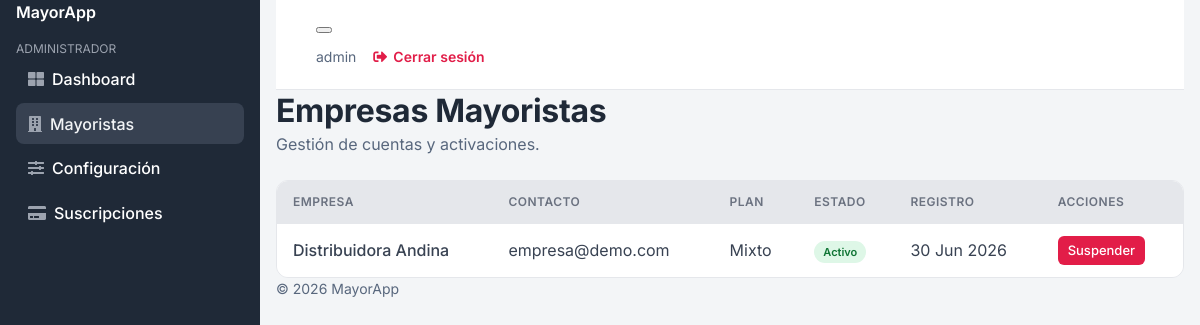
/admin-panel/mayoristas/ (signed in), run on an earlier commit of the app's database.
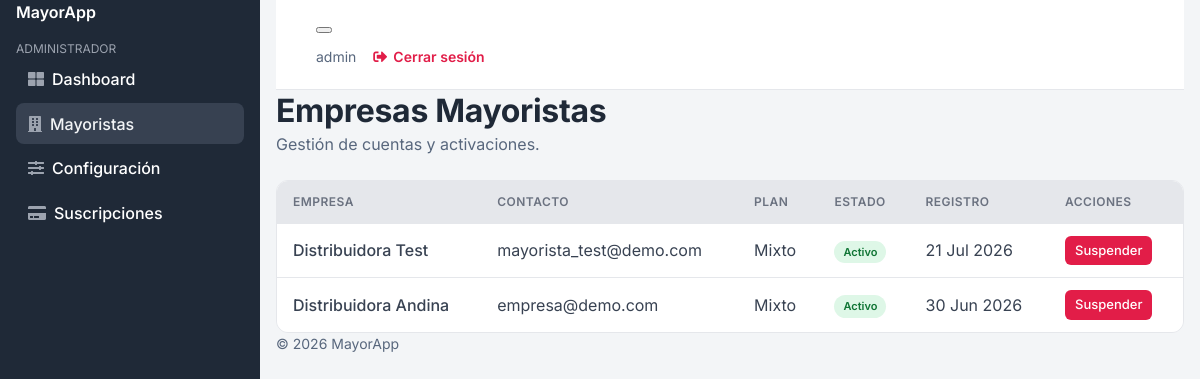
And on a later commit of the database.
### appDjango/models.py (models this page shows, shortened)
class Mayorista(models.Model):
    CATEGORIA_CHOICES = [
        ("bebidas", "Bebidas"),
        ("abarrotes", "Abarrotes"),
        ("lacteos", "Lácteos"),
        ("limpieza", "Limpieza"),
        ("otro", "Otro"),
    ]
    PLAN_CHOICES = [
        ("suscripcion", "Suscripción"),
        ("comision", "Comisión"),
        ("mixto", "Mixto"),
    ]
    ESTADO_CHOICES = [
        ("pendiente_pago", "Pendiente de pago"),
        ("activo", "Activo"),
        ("suspendido", "Suspendido"),
    ]
    cuenta = models.OneToOneField(
        settings.AUTH_USER_MODEL,
        on_delete=models.CASCADE,
        related_name="perfil_mayorista",
    )
    nombre = models.CharField(max_length=255)
    categoria = models.CharField(max_length=20, choices=CATEGORIA_CHOICES)
    logo_url = models.TextField(blank=True, null=True)
    estado = models.CharField(
        max_length=20, choices=ESTADO_CHOICES, default="pendiente_pago"
    )
    plan = models.CharField(max_length=20, choices=PLAN_CHOICES, default="suscripcion")
    tarifa_anual = models.DecimalField(max_digits=10, decimal_places=2, default=0)
    porcentaje_comision = models.DecimalField(max_digits=5, decimal_places=2, default=0)
    fecha_vencimiento = models.DateField(blank=True, null=True)

### appDjango/views.py (the view)
# urls.py: path("admin-panel/mayoristas/", views.admin_mayoristas, name="portal_admin_mayoristas"),
@admin_required
def admin_mayoristas(request):
    mayoristas = Mayorista.objects.order_by("-id")
    return render(request, "admin/mayoristas.html", {"mayoristas": mayoristas})

### appDjango/views.py (called while the page is built)
def admin_required(view_func):
    @wraps(view_func)
    def wrapper(request, *args, **kwargs):
        if not request.user.is_authenticated or not request.user.is_staff:
            return redirect("portal_login_admin")
        return view_func(request, *args, **kwargs)
    return wrapper

### appDjango/templates/admin/mayoristas.html (shortened to what this page needs)
{% extends 'layouts/base.html' %}
{% block content %}
  <div class="mb-4">
    <h1 class="h4 mb-0">Empresas Mayoristas</h1>
    <p class="text-muted mb-0">Gestión de cuentas y activaciones.</p>
  </div>
  <div class="table-card">
    <table>
      <thead>
        <tr><th>Empresa</th><th>Contacto</th><th>Plan</th><th>Estado</th><th>Registro</th><th>Acciones</th></tr>
      </thead>
      <tbody>
        {% for mayorista in mayoristas %}
          <tr>
            <td><strong>{{ mayorista.nombre }}</strong></td>
            <td>{{ mayorista.cuenta.email }}</td>
            <td>{{ mayorista.get_plan_display }}</td>
            <td>
              {% if mayorista.estado == 'activo' %}<span class="portal-badge portal-badge-green">Activo</span>
              {% elif mayorista.estado == 'suspendido' %}<span class="portal-badge portal-badge-red">Suspendido</span>
              {% else %}<span class="portal-badge portal-badge-amber">Pendiente de pago</span>{% endif %}
            </td>
            <td>{{ mayorista.cuenta.date_joined|date:"d M Y" }}</td>
            <td>
              <a href="{% url 'portal_admin_mayorista_toggle' mayorista.id %}" class="action {% if mayorista.estado == 'activo' %}action-delete{% else %}action-view{% endif %}">
                {% if mayorista.estado == 'activo' %}Suspender{% else %}Activar{% endif %}
              </a>
            </td>
          </tr>
        {% empty %}
          <tr><td colspan="6">No hay mayoristas registrados.</td></tr>
        {% endfor %}
      </tbody>
    </table>
  </div>
{% endblock %}

### appDjango/templates/layouts/base.html (shortened to what this page needs)
{% extends "layouts/master.html" %}
{% block body %}
    {% include 'includes/sidebar.html' %}
    <main class="content">
      {% include 'includes/navigation.html' %}
      {% block content %}{% endblock content %}
      {% include 'includes/footer.html' %}
    </main>
{% endblock body %}

### appDjango/templates/layouts/master.html (shortened to what this page needs)
{% load static %}
<!DOCTYPE html>
<html lang="es">
<head>
    <link rel="stylesheet" href="https://cdnjs.cloudflare.com/ajax/libs/font-awesome/5.15.4/css/all.min.css"
 />
    <link type="text/css" href="{% static 'css/style.css' %}" rel="stylesheet">
</head>
<body class="{% block body_class %}{% endblock body_class %}">
    {% block body %}{% endblock body %}
</body>
</html>

### appDjango/templates/includes/sidebar.html (shortened to what this page needs)
{% load static %}
<nav id="sidebarMenu" class="sidebar d-lg-block collapse">
  <div class="sidebar-inner px-3 pt-3">
    <div class="d-flex align-items-center mb-3">
      <a href="{% url 'portal_landing' %}" class="text-white text-decoration-none d-flex align-items-center">
        <span class="fw-bold">MayorApp</span>
      </a>
    </div>
    <ul class="nav flex-column">
      {% if user.is_staff %}
        <li class="sidebar-heading text-secondary">Administrador</li>
        <li class="nav-item {% if request.resolver_match.url_name == 'portal_admin_dashboard' %}active{% endif %}">
          <a href="{% url 'portal_admin_dashboard' %}" class="nav-link"><span class="sidebar-icon"><i class="fas fa-th-large"></i></span>Dashboard</a>
        </li>
        <li class="nav-item {% if 'mayorista' in request.resolver_match.url_name %}active{% endif %}">
          <a href="{% url 'portal_admin_mayoristas' %}" class="nav-link"><span class="sidebar-icon"><i class="fas fa-building"></i></span>Mayoristas</a>
        </li>
        <li class="nav-item {% if request.resolver_match.url_name == 'portal_admin_configuracion' %}active{% endif %}">
          <a href="{% url 'portal_admin_configuracion' %}" class="nav-link"><span class="sidebar-icon"><i class="fas fa-sliders-h"></i></span>Configuración</a>
        </li>
        <li class="nav-item {% if request.resolver_match.url_name == 'portal_admin_suscripciones' %}active{% endif %}">
          <a href="{% url 'portal_admin_suscripciones' %}" class="nav-link"><span class="sidebar-icon"><i class="fas fa-credit-card"></i></span>Suscripciones</a>
        </li>
      {% endif %}
    </ul>
  </div>
</nav>

### appDjango/templates/includes/navigation.html (shortened to what this page needs)
<nav class="navbar navbar-top navbar-expand border-bottom">
  <div class="container-fluid px-0">
    <button class="navbar-toggler d-lg-none me-3" type="button" data-bs-toggle="collapse" data-bs-target="#sidebarMenu" aria-controls="sidebarMenu" aria-label="Abrir menú">
    </button>
    <div class="d-flex align-items-center ms-auto">
      {% if user.is_authenticated %}
        <span class="text-muted small me-3">{{ user.username }}</span>
        <a href="{% url 'portal_logout' %}" class="btn btn-outline-danger btn-sm">
          <i class="fas fa-sign-out-alt"></i> Cerrar sesión
        </a>
      {% endif %}
    </div>
  </div>
</nav>

### appDjango/templates/includes/footer.html
<footer class="footer py-4">
  <div class="d-flex justify-content-between align-items-center">
    <p class="copyright text-muted mb-0">© <span class="current-year"></span> MayorApp</p>
  </div>
</footer>

### appDjango/templates/includes/scripts.html (shortened to what this page needs)
{% load static %}

What changed in the data, as far as the page shows it:
added Mayorista: nombre "Distribuidora Test", cuenta.email "mayorista_test@demo.com", plan "Mixto", estado "Activo", cuenta.date_joined "21 Jul 2026"
